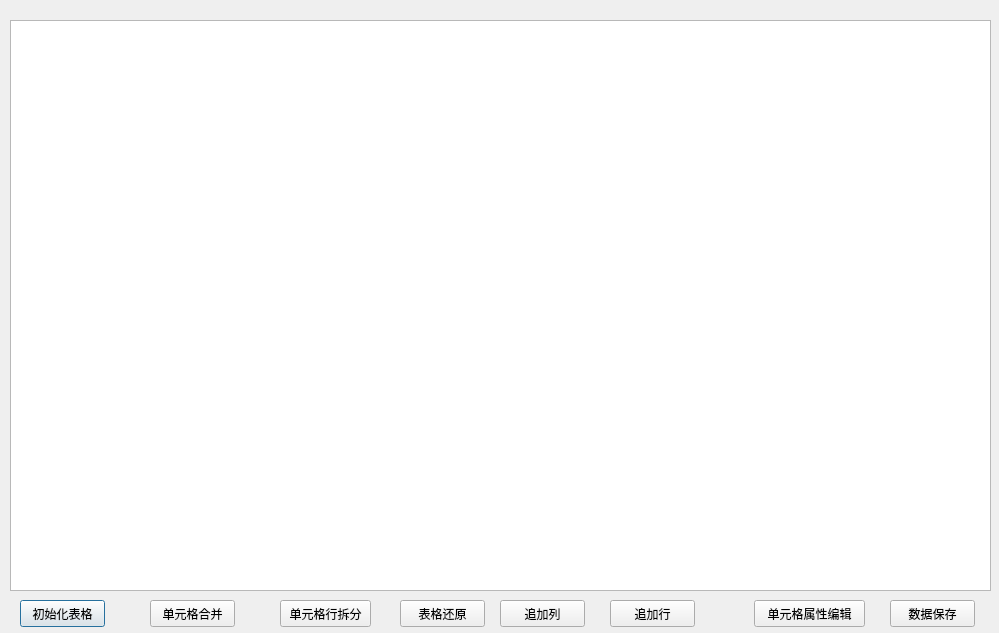
<?xml version="1.0" encoding="UTF-8"?>
<ui version="4.0">
 <class>editDialog</class>
 <widget class="QDialog" name="editDialog">
  <property name="geometry">
   <rect>
    <x>0</x>
    <y>0</y>
    <width>999</width>
    <height>633</height>
   </rect>
  </property>
  <property name="windowTitle">
   <string>Dialog</string>
  </property>
  <widget class="QTableView" name="tableView_Edit">
   <property name="geometry">
    <rect>
     <x>10</x>
     <y>20</y>
     <width>981</width>
     <height>571</height>
    </rect>
   </property>
  </widget>
  <widget class="QPushButton" name="pushButton_Init">
   <property name="geometry">
    <rect>
     <x>20</x>
     <y>600</y>
     <width>85</width>
     <height>27</height>
    </rect>
   </property>
   <property name="text">
    <string>初始化表格</string>
   </property>
  </widget>
  <widget class="QPushButton" name="pushButton_SetSpan">
   <property name="geometry">
    <rect>
     <x>150</x>
     <y>600</y>
     <width>85</width>
     <height>27</height>
    </rect>
   </property>
   <property name="text">
    <string>单元格合并</string>
   </property>
  </widget>
  <widget class="QPushButton" name="pushButton_split">
   <property name="geometry">
    <rect>
     <x>280</x>
     <y>600</y>
     <width>91</width>
     <height>27</height>
    </rect>
   </property>
   <property name="text">
    <string>单元格行拆分</string>
   </property>
  </widget>
  <widget class="QPushButton" name="pushButton_ToInit">
   <property name="geometry">
    <rect>
     <x>400</x>
     <y>600</y>
     <width>85</width>
     <height>27</height>
    </rect>
   </property>
   <property name="text">
    <string>表格还原</string>
   </property>
  </widget>
  <widget class="QPushButton" name="pushButton_AddColumn">
   <property name="geometry">
    <rect>
     <x>500</x>
     <y>600</y>
     <width>85</width>
     <height>27</height>
    </rect>
   </property>
   <property name="text">
    <string>追加列</string>
   </property>
  </widget>
  <widget class="QPushButton" name="pushButton">
   <property name="geometry">
    <rect>
     <x>610</x>
     <y>600</y>
     <width>85</width>
     <height>27</height>
    </rect>
   </property>
   <property name="text">
    <string>追加行</string>
   </property>
  </widget>
  <widget class="QPushButton" name="pushButton_EditData">
   <property name="geometry">
    <rect>
     <x>754</x>
     <y>600</y>
     <width>111</width>
     <height>27</height>
    </rect>
   </property>
   <property name="text">
    <string>单元格属性编辑</string>
   </property>
  </widget>
  <widget class="QPushButton" name="pushButton_SaveData">
   <property name="geometry">
    <rect>
     <x>890</x>
     <y>600</y>
     <width>85</width>
     <height>27</height>
    </rect>
   </property>
   <property name="text">
    <string>数据保存</string>
   </property>
  </widget>
 </widget>
 <resources/>
 <connections/>
</ui>
